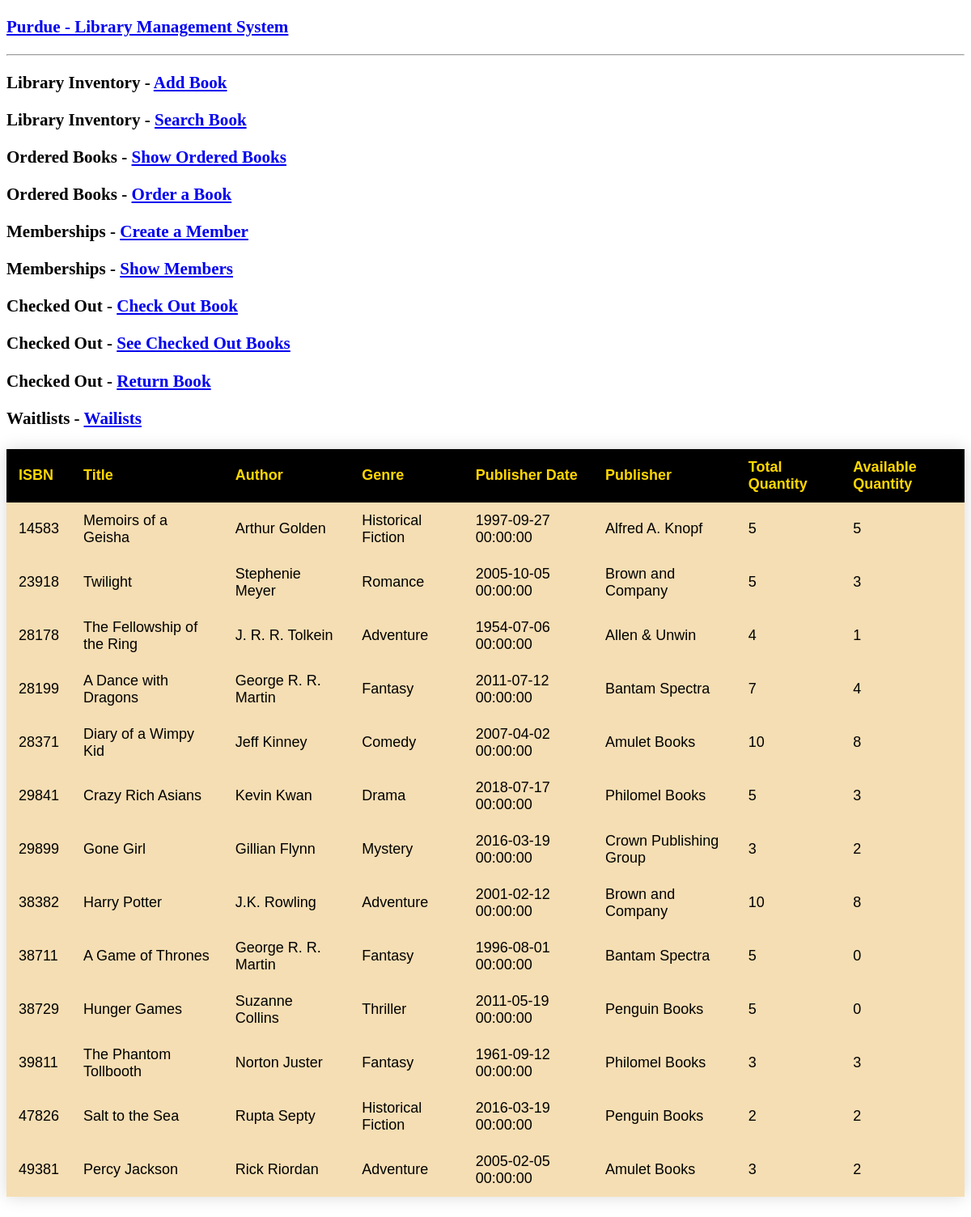
The page / on the database its author committed.
### app.py (models this page shows, shortened)
class library(db.Model):
    isbn = db.Column(db.Integer, primary_key=True, nullable=False, index=True)
    title = db.Column(db.String(200), nullable=False)
    author = db.Column(db.String(200), nullable=False)
    genre = db.Column(db.String(200), nullable=False)
    pub_date = db.Column(db.DateTime, nullable=False)
    publisher = db.Column(db.String(200), nullable=False)
    total_quantity = db.Column(db.Integer, nullable=False)
    available_quantity = db.Column(db.Integer, nullable=True)
    @app.route('/')
    def show_all():
        return render_template('show_all.html', library_books = library.query.all())

### app.py (the view)
    @app.route('/')
    def show_all():
        return render_template('show_all.html', library_books = library.query.all())

### templates/show_all.html (shortened to what this page needs)
<!DOCTYPE html>
<html lang="en">
  <head>
  </head>
  <body>
    <h3>
      <a href="{{ url_for('show_all') }}">Purdue - Library Management System</a>
    </h3>
    <hr />
    <h3>Library Inventory - <a href="{{ url_for('new') }}">Add Book </a></h3>
    <h3>
      Library Inventory - <a href="{{ url_for('search') }}">Search Book </a>
    </h3>
    <h3>
      Ordered Books -
      <a href="{{ url_for('show_orders') }}">Show Ordered Books </a>
    </h3>
    <h3>
      Ordered Books - <a href="{{ url_for('create_order') }}">Order a Book </a>
    </h3>
    <h3>
      Memberships - <a href="{{ url_for('create_users') }}">Create a Member </a>
    </h3>
    <h3>
      Memberships - <a href="{{ url_for('show_users') }}">Show Members </a>
    </h3>
    <h3>
      Checked Out - <a href="{{ url_for('checkout_book') }}">Check Out Book </a>
    </h3>
    <h3>
      Checked Out -
      <a href="{{ url_for('show_checked') }}">See Checked Out Books </a>
    </h3>
    <h3>
      Checked Out - <a href="{{ url_for('return_book') }}">Return Book </a>
    </h3>
    <h3>
      Waitlists - <a href = "{{ url_for('waitlist_main') }}"> Wailists </a>
    </h3>
    <table>
      <thead>
        <tr>
          <th>ISBN</th>
          <th>Title</th>
          <th>Author</th>
          <th>Genre</th>
          <th>Publisher Date</th>
          <th>Publisher</th>
          <th>Total Quantity</th>
          <th>Available Quantity</th>
        </tr>
      </thead>
      <tbody>
        {% for book in library_books %}
        <tr>
          <td>{{ book.isbn }}</td>
          <td>{{ book.title }}</td>
          <td>{{ book.author }}</td>
          <td>{{ book.genre }}</td>
          <td>{{ book.pub_date }}</td>
          <td>{{ book.publisher }}</td>
          <td>{{ book.total_quantity }}</td>
          <td>{{ book.available_quantity }}</td>
        </tr>
        {% endfor %}
      </tbody>
    </table>
  </body>
</html>

### templates/show_all.html (style rules this page uses)
table { border-collapse: collapse; margin: 25px 0; font-size: large; font-family: sans-serif; min-width: 400px; box-shadow: 0 0 20px rgba(0, 0, 0, 0.15); }
th { padding: 12px 15px; background-color: black; }
thead { background-color: black; color: gold; text-align: left; }
tr { background-color: wheat; text-align: left; }
td { padding: 12px 15px; background-color: wheat; }
body { font-size: large; }

### rows shown on the page
library: isbn "14583", title "Memoirs of a Geisha", author "Arthur Golden", genre "Historical Fiction", pub_date "1997-09-27 00:00:00", publisher "Alfred A. Knopf", total_quantity "5", available_quantity "5"
library: isbn "23918", title "Twilight", author "Stephenie Meyer", genre "Romance", pub_date "2005-10-05 00:00:00", publisher "Brown and Company", total_quantity "5", available_quantity "3"
library: isbn "28178", title "The Fellowship of the Ring", author "J. R. R. Tolkein", genre "Adventure", pub_date "1954-07-06 00:00:00", publisher "Allen & Unwin", total_quantity "4", available_quantity "1"
library: isbn "28199", title "A Dance with Dragons", author "George R. R. Martin", genre "Fantasy", pub_date "2011-07-12 00:00:00", publisher "Bantam Spectra", total_quantity "7", available_quantity "4"
library: isbn "28371", title "Diary of a Wimpy Kid", author "Jeff Kinney", genre "Comedy", pub_date "2007-04-02 00:00:00", publisher "Amulet Books", total_quantity "10", available_quantity "8"
library: isbn "29841", title "Crazy Rich Asians", author "Kevin Kwan", genre "Drama", pub_date "2018-07-17 00:00:00", publisher "Philomel Books", total_quantity "5", available_quantity "3"
library: isbn "29899", title "Gone Girl", author "Gillian Flynn", genre "Mystery", pub_date "2016-03-19 00:00:00", publisher "Crown Publishing Group", total_quantity "3", available_quantity "2"
library: isbn "38382", title "Harry Potter", author "J.K. Rowling", genre "Adventure", pub_date "2001-02-12 00:00:00", publisher "Brown and Company", total_quantity "10", available_quantity "8"
library: isbn "38711", title "A Game of Thrones", author "George R. R. Martin", genre "Fantasy", pub_date "1996-08-01 00:00:00", publisher "Bantam Spectra", total_quantity "5", available_quantity "0"
library: isbn "38729", title "Hunger Games", author "Suzanne Collins", genre "Thriller", pub_date "2011-05-19 00:00:00", publisher "Penguin Books", total_quantity "5", available_quantity "0"
library: isbn "39811", title "The Phantom Tollbooth", author "Norton Juster", genre "Fantasy", pub_date "1961-09-12 00:00:00", publisher "Philomel Books", total_quantity "3", available_quantity "3"
library: isbn "47826", title "Salt to the Sea", author "Rupta Septy", genre "Historical Fiction", pub_date "2016-03-19 00:00:00", publisher "Penguin Books", total_quantity "2", available_quantity "2"
library: isbn "49381", title "Percy Jackson", author "Rick Riordan", genre "Adventure", pub_date "2005-02-05 00:00:00", publisher "Amulet Books", total_quantity "3", available_quantity "2"
